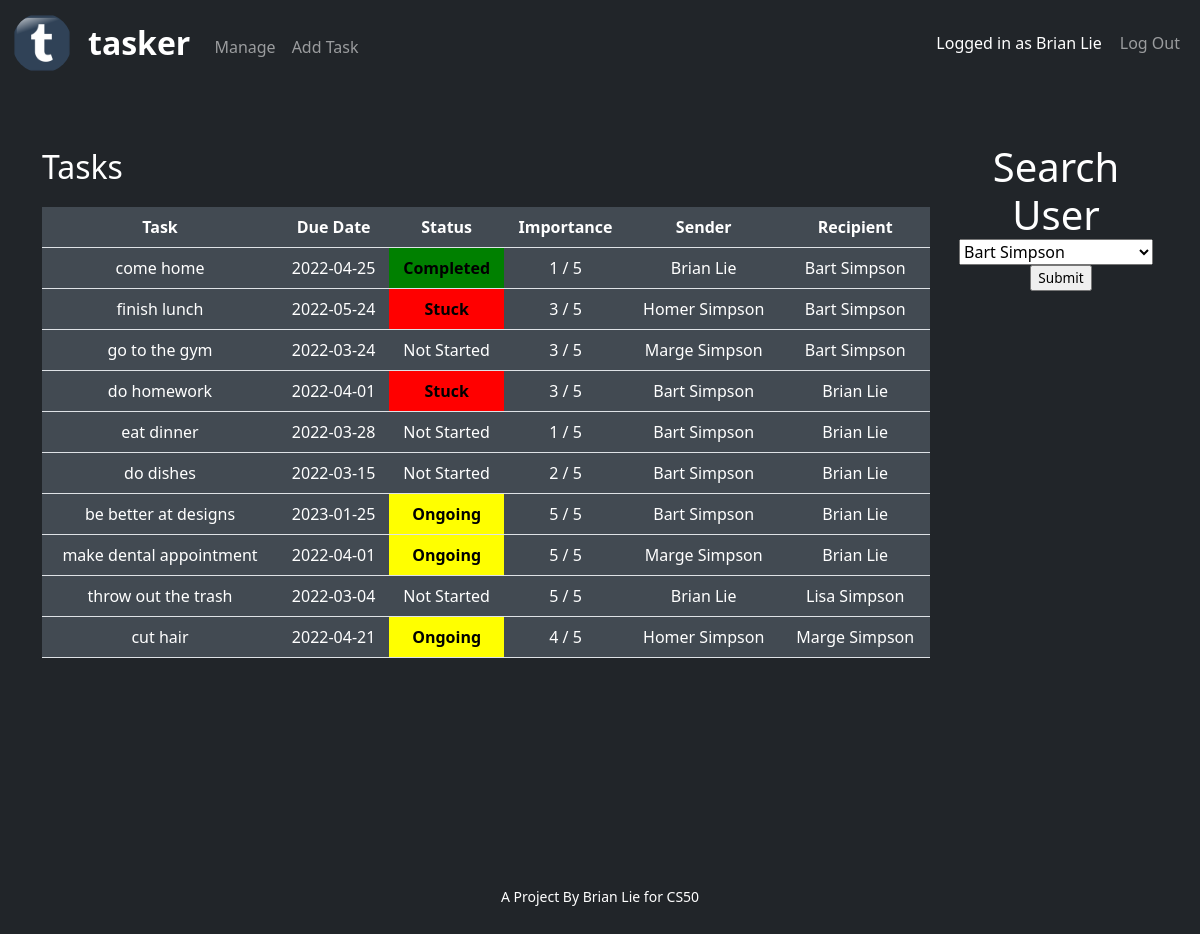
The page /manage (signed in) on the database its author committed.
### tables this page shows
CREATE TABLE 'users' ('user_id' INTEGER PRIMARY KEY AUTOINCREMENT NOT NULL, 'username' TEXT, 'password' TEXT,'name' TEXT);

CREATE TABLE 'tasks' ('id' INTEGER PRIMARY KEY AUTOINCREMENT NOT NULL, 'task' TEXT NOT NULL,'due' TEXT NOT NULL, 'status' TEXT NOT NULL, 'importance' INTEGER NOT NULL,'recipient' TEXT NOT NULL,'sender' TEXT NOT NULL);

### app.py (the view)
@app.route("/manage", methods=["GET", "POST"])
@login_required
def manage():
    if request.method == "POST":
        return render_template('layout.html')
    else:
        name = db.execute("SELECT name FROM users WHERE user_id = ?", session["user_id"])[0]["name"]
        tasks = db.execute("SELECT * FROM tasks ORDER BY recipient, sender ASC")
        names = db.execute("SELECT name FROM users ORDER BY name ASC")
        return render_template('manage.html', name=name, tasks=tasks, names=names)

### app.py (called while the page is built)
def login_required(f):
    @wraps(f)
    def decorated_function(*args, **kwargs):
        if session.get("user_id") is None:
            return redirect("/login")
        return f(*args, **kwargs)
    return decorated_function

### templates/manage.html (shortened to what this page needs)
{% extends "layout.html" %}
{% block main %}
    <div class="container">
        <div class="row">
            <div class="column left" style="padding-top:5%">
                <p class="text"><span style="font-size:200%">Tasks</span></p>
                <table class="table">
                    <tr>
                        <th>Task</th>
                        <th>Due Date</th>
                        <th>Status</th>
                        <th>Importance</th>
                        <th>Sender</th>
                        <th>Recipient</th>
                    </tr>
                    {% for tasks in tasks %}
                    <tr>
                        <td>{{ tasks.task }}</td>
                        <td>{{ tasks.due }}</td>
                        {% if tasks.status == "Ongoing" %}
                        <td style="background-color:yellow;" class="status">{{ tasks.status }}</td>
                        {% elif tasks.status == "Stuck" %}
                        <td style="background-color:red" class="status">{{ tasks.status }}</td>
                        {% elif tasks.status == "Completed" %}
                        <td style="background-color:green" class="status">{{ tasks.status }}</td>
                        {% else %}
                        <td>{{ tasks.status }}</td>
                        {% endif %}
                        <td>{{ tasks.importance }} / 5</td>
                        <td>{{ tasks.sender }}</td>
                        <td>{{ tasks.recipient }}</td>
                    </tr>
                    {% endfor %}
                </table>
            </div>
            <div class="column right" style="padding-top:5%">
                <h1><span class="text">Search User</span></h1>
                <form action="/view" method="POST" style="float:left">
                    <select name="name" style="padding-right:50px">
                        {% for name in names %}
                        <option>{{ name.name }}</option>
                        {% endfor %}
                        <input type="submit" style="font-size:85%; margin-left: 10px">
                    </select>
                </form>
            </div>
        </div>
    </div>
{% endblock %}

### templates/layout.html (shortened to what this page needs)
<!DOCTYPE html>
<html lang="en">
    <head>
        <link href="https://cdn.jsdelivr.net/npm/bootstrap@5.1.3/dist/css/bootstrap.min.css" rel="stylesheet">
        <link href="/static/styles.css" rel="stylesheet">
    </head>
    <body id="body">
        <nav class="navbar navbar-dark bg-dark navbar-expand-lg">
            <div class="container-fluid">
                <a class="navbar-brand" href="/">
                    <img src="/static/logo.png" alt="tasker Logo" style="width:60px;" class="rounded-pill">
                </a>
                <a class="navbar-brand " href="/" style="font-weight:bold; font-size:200%"> <span>tasker</span> </a>
                <div class="collapse navbar-collapse" id="navbarTogglerDemo01">
                        {% if session["user_id"] %}
                        <ul class="navbar-nav me-auto mt-2">
                            <li class="nav-item"><a class="nav-link" href="/manage">Manage</a></li>
                            <li class="nav-item"><a class="nav-link" href="/edit">Add Task</a></li>
                        </ul>
                        <ul class="navbar-nav mt-2">
                            <p class="nav-item mt-2"><span style="color:white; padding-right:10px">Logged in as {{ name }}</span></p>
                            <li class="nav-item"><a class="nav-link" href="/logout">Log Out</a></li>
                        </ul>
                        {% endif %}
                </div>
            </div>
        </nav>
        <main class="container-fluid text-center">
            {% block main %}{% endblock %}
        </main>
    </body>
    <footer class="mb-5 small text-center text-muted">
        <span style="color: white">A Project By Brian Lie for CS50</span>
    </footer>

### static/styles.css (style rules this page uses)
body { background-color: #212529; }

### templates/manage.html (style rules this page uses)
.column { float:left; height:100vh; }
.left { width:80%; }
.right { width:20%; }
.text { color:white; float:left; }
.table { background-color:#424a52; color:white; }
th { cursor:pointer; }
.status { font-weight:bold; color:black; }

### rows shown on the page
users: name "Brian Lie"
tasks: task "come home", due "2022-04-25", status "Completed", importance "1", sender "Brian Lie", recipient "Bart Simpson"
tasks: task "finish lunch", due "2022-05-24", status "Stuck", importance "3", sender "Homer Simpson", recipient "Bart Simpson"
tasks: task "go to the gym", due "2022-03-24", status "Not Started", importance "3", sender "Marge Simpson", recipient "Bart Simpson"
tasks: task "do homework", due "2022-04-01", status "Stuck", importance "3", sender "Bart Simpson", recipient "Brian Lie"
tasks: task "eat dinner", due "2022-03-28", status "Not Started", importance "1", sender "Bart Simpson", recipient "Brian Lie"
tasks: task "do dishes", due "2022-03-15", status "Not Started", importance "2", sender "Bart Simpson", recipient "Brian Lie"
tasks: task "be better at designs", due "2023-01-25", status "Ongoing", importance "5", sender "Bart Simpson", recipient "Brian Lie"
tasks: task "make dental appointment", due "2022-04-01", status "Ongoing", importance "5", sender "Marge Simpson", recipient "Brian Lie"
tasks: task "throw out the trash", due "2022-03-04", status "Not Started", importance "5", sender "Brian Lie", recipient "Lisa Simpson"
tasks: task "cut hair", due "2022-04-21", status "Ongoing", importance "4", sender "Homer Simpson", recipient "Marge Simpson"

### other values the page prints
form field name "Bart Simpson"
